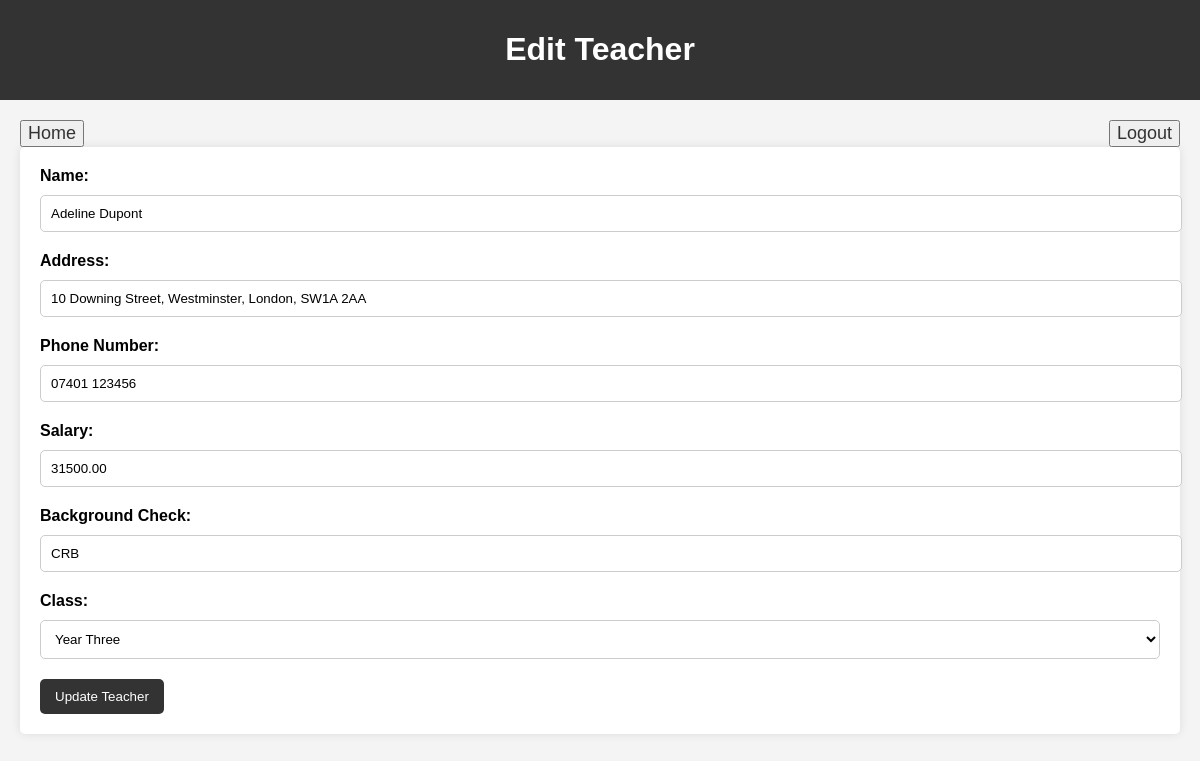
Page /edit_teacher.php?id=1 (signed in) on the committed database.
### tables this page shows
CREATE TABLE `teachers` (
  `TeacherID` int(11) NOT NULL AUTO_INCREMENT,
  `Name` varchar(100) NOT NULL,
  `Address` text NOT NULL,
  `Phone` varchar(15) NOT NULL,
  `Salary` decimal(10,2) NOT NULL,
  `BackgroundCheck` text NOT NULL,
  `ClassID` int(11) DEFAULT NULL,
  PRIMARY KEY (`TeacherID`),
  UNIQUE KEY `ClassID` (`ClassID`)
);

CREATE TABLE `classes` (
  `ClassID` int(11) NOT NULL AUTO_INCREMENT,
  `ClassName` varchar(50) NOT NULL,
  `Capacity` int(11) NOT NULL,
  PRIMARY KEY (`ClassID`)
);

### edit_teacher.php (the view, shortened to what this page needs)
<?php
    if (isset($_SESSION['username']))
    {
        include 'db_connection.php';
        $teacherID = (int)$_GET['id'];
        $sql = "SELECT * FROM Teachers WHERE TeacherID = $teacherID";
        $result = mysqli_query($conn, $sql);
        $teacher = mysqli_fetch_assoc($result);
        $sql = "SELECT ClassID, ClassName FROM Classes";
        $classesResult = mysqli_query($conn, $sql);
        $classes = [];
        while ($row = mysqli_fetch_assoc($classesResult)) {
            $classes[] = $row;
        }
        ?>
        <!DOCTYPE html>
        <html lang="en">
        <head>
            <link rel="stylesheet" href="styles.css">
        </head>
        <body>
            <header>
                <h1>Edit Teacher</h1>
            </header>
            <main>
                <button><a href="index.php" class="edit">Home</a></button>
                <button style="float: right;"> <a href="Logout.php" class="edit">Logout</a> </button>
                <form method="POST" action="edit_teacher.php?id=<?php echo $teacherID; ?>">
                    <label for="name">Name:</label>
                    <input type="text" id="name" name="name" value="<?php echo htmlspecialchars($teacher['Name']); ?>" required><br>
                    <label for="address">Address:</label>
                    <input type="text" id="address" name="address" value="<?php echo htmlspecialchars($teacher['Address']); ?>" required><br>
                    <label for="phone_number">Phone Number:</label>
                    <input type="text" id="phone_number" name="phone_number" value="<?php echo htmlspecialchars($teacher['Phone']); ?>" required><br>
                    <label for="salary">Salary:</label>
                    <input type="number" id="salary" name="salary" step="0.01" value="<?php echo htmlspecialchars($teacher['Salary']); ?>" required><br>
                    <label for="background_check">Background Check:</label>
                    <input type="text" id="background_check" name="background_check" value="<?php echo htmlspecialchars($teacher['BackgroundCheck']); ?>" required><br>
                    <label for="classID">Class:</label>
                    <select id="classID" name="classID" required>
                        <?php foreach ($classes as $class) { ?>
                            <option value="<?php echo $class['ClassID']; ?>" <?php if ($class['ClassID'] == $teacher['ClassID']) echo 'selected'; ?>>
                                <?php echo htmlspecialchars($class['ClassName']); ?>
                            </option>
                        <?php } ?>
                    </select><br>
                    <button type="submit">Update Teacher</button>
                </form>
            </main>
        </body>
        </html>
    <?php
    }else{
        header("Location: login.php");
    }
?>

### styles.css (style rules this page uses)
body { font-family: Arial, sans-serif; background-color: #f4f4f4; margin: 0; padding: 0; }
header { background-color: #333; color: white; padding: 10px 0; text-align: center; }
main { margin: 20px; }
form { background-color: white; padding: 20px; border-radius: 5px; box-shadow: 0 0 10px rgba(0, 0, 0, 0.1); }
form label { display: block; margin-bottom: 10px; font-weight: bold; }
form input[type="text"], form input[type="number"], form input[type="email"], form input[type="year"], form textarea, form select { width: 100%; padding: 10px; margin-bottom: 20px; border: 1px solid #ccc; border-radius: 5px; }
form button { padding: 10px 15px; background-color: #333; color: white; border: none; border-radius: 5px; cursor: pointer; }
select { background-color: #fff; background-repeat: no-repeat; background-position: right 10px center; background-size: 16px 16px; }
a { text-decoration: none; color: #333; font-size: 18px; }

### rows in the picture
teachers: name "Adeline Dupont", address "10 Downing Street, Westminster, London, SW1A 2AA", phone_number "07401 123456", salary "31500.00", background_check "CRB", classID "Year Three"
